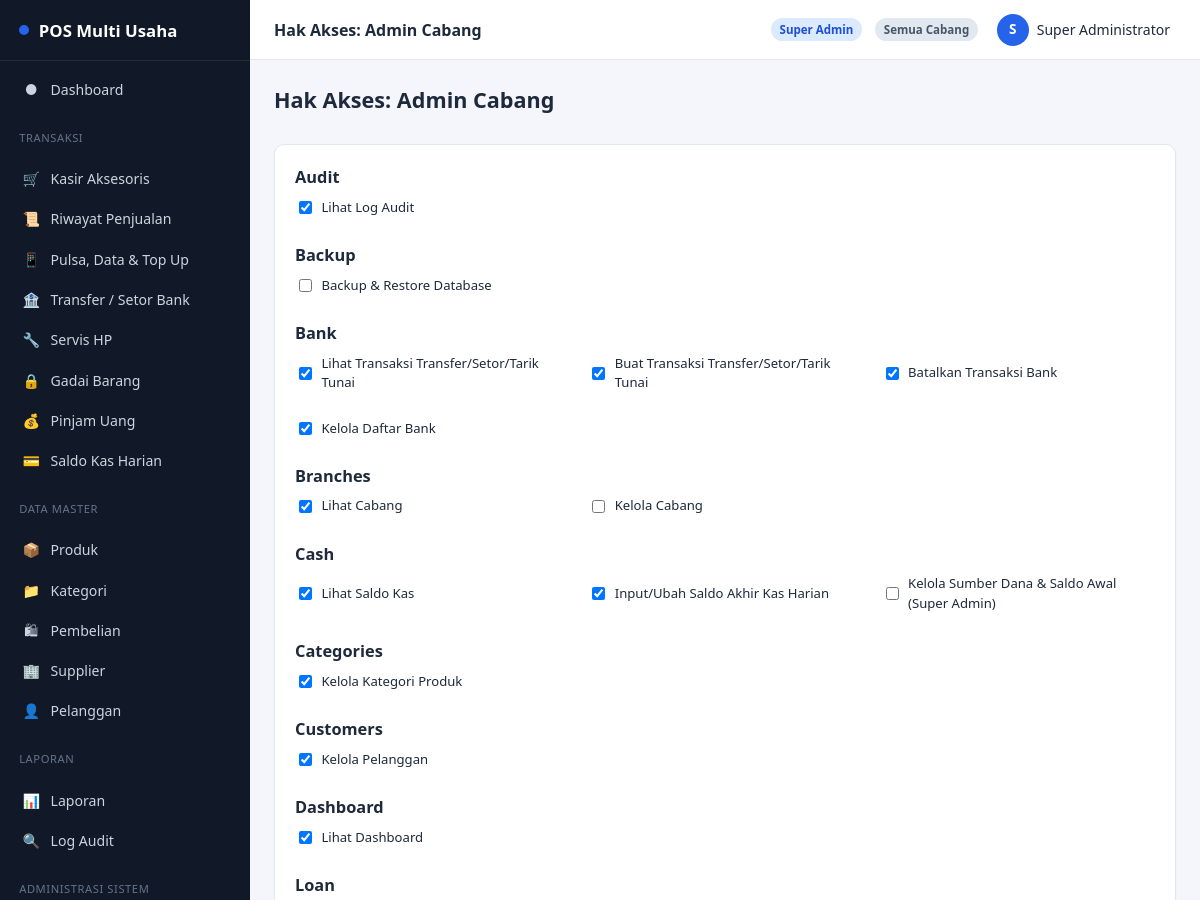
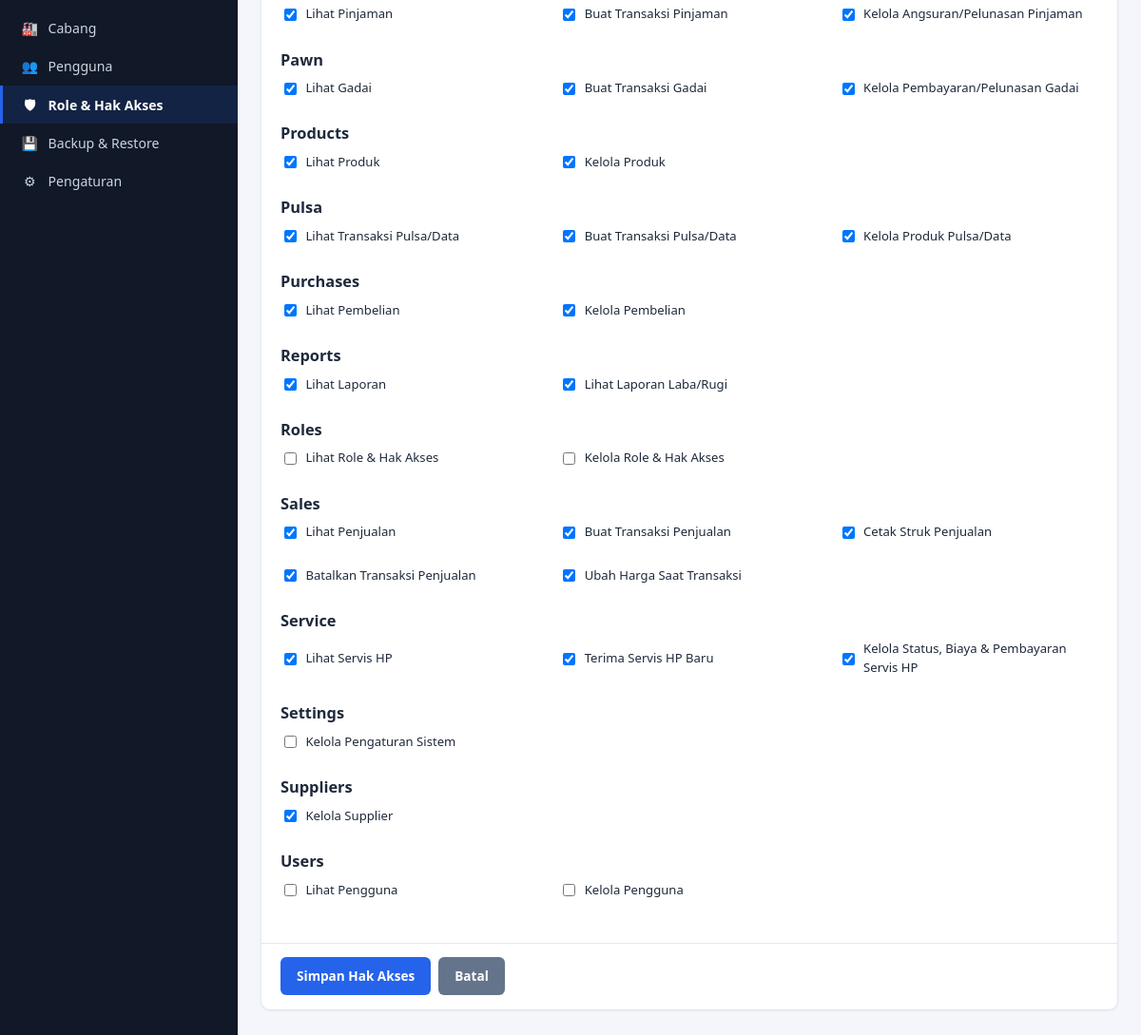
The page /roles/edit/2 (signed in) on the database its author committed (2 pictures, top to bottom).
### tables this page shows
CREATE TABLE IF NOT EXISTS permissions (
    id            INT UNSIGNED AUTO_INCREMENT PRIMARY KEY,
    code          VARCHAR(80)  NOT NULL UNIQUE,
    module        VARCHAR(50)  NOT NULL,
    name          VARCHAR(150) NOT NULL
);

CREATE TABLE IF NOT EXISTS roles (
    id            INT UNSIGNED AUTO_INCREMENT PRIMARY KEY,
    slug          VARCHAR(50)  NOT NULL UNIQUE,
    name          VARCHAR(100) NOT NULL,
    description   VARCHAR(255) DEFAULT NULL,
    created_at    DATETIME     NOT NULL DEFAULT CURRENT_TIMESTAMP
);

### app/core/Controller.php (called while the page is built, shortened)
<?php
abstract class Controller
{
    protected function view(string $view, array $data = [], string $layout = 'app'): void
    {
        extract($data, EXTR_SKIP);
        $viewFile = VIEW_PATH . '/' . $view . '.php';
        $content = function () use ($viewFile, $data): void {
            extract($data, EXTR_SKIP);
            require $viewFile;
        };
        require VIEW_PATH . '/layouts/' . $layout . '.php';
    }
}

### app/controllers/RoleController.php (called while the page is built, shortened)
<?php
final class RoleController extends Controller
{
    public function edit(string $id): void
    {
        $role = RoleModel::find((int) $id);
        $assigned = PermissionModel::codesForRole((int) $id);
        $this->view('roles/form', [
            'title'          => 'Hak Akses: ' . $role['name'],
            'role'           => $role,
            'permissionGroups' => PermissionModel::allGroupedByModule(),
            'assignedCodes'  => $assigned,
        ]);
    }
}

### app/core/Router.php (called while the page is built, shortened)
<?php
final class Router
{
    public static function dispatch(string $route): void
    {
        $route = trim($route, '/');
        $segments = $route === '' ? [] : explode('/', $route);
        $action    = $segments[1] ?? 'index';
        $params    = array_slice($segments, 2);
        $controller = new $controllerClass();
        call_user_func_array([$controller, $action], $params);
    }
}

### index.php (called while the page is built, shortened)
<?php
require ROOT_PATH . '/app/config/config.php';
$route = $_GET['route'] ?? '';
Router::dispatch($route);

### app/core/Database.php (called while the page is built, shortened)
<?php
final class Database
{
    private static ?PDO $instance = null;
    public static function connection(): PDO
    {
        if (self::$instance === null) {
            $dsn = 'mysql:host=' . DB_HOST . ';dbname=' . DB_NAME . ';charset=' . DB_CHARSET;
            self::$instance = new PDO($dsn, DB_USER, DB_PASS, [
                PDO::ATTR_ERRMODE            => PDO::ERRMODE_EXCEPTION,
                PDO::ATTR_DEFAULT_FETCH_MODE => PDO::FETCH_ASSOC,
                PDO::ATTR_EMULATE_PREPARES   => false,
            ]);
        }
        return self::$instance;
    }
}

### app/models/PermissionModel.php (called while the page is built, shortened)
<?php
final class PermissionModel extends Model
{
    public static function allGroupedByModule(): array
    {
        $rows = Database::connection()->query('SELECT * FROM permissions ORDER BY module, id')->fetchAll();
        $grouped = [];
        foreach ($rows as $row) {
            $grouped[$row['module']][] = $row;
        }
        return $grouped;
    }
}

### app/config/config.php (called while the page is built, shortened)
<?php
spl_autoload_register(function (string $class): void {
    $dirs = [
        APP_PATH . '/core/',
        APP_PATH . '/controllers/',
        APP_PATH . '/models/',
    ];
    foreach ($dirs as $dir) {
        $file = $dir . $class . '.php';
        if (is_file($file)) {
            return;
        }
    }
});
require_once APP_PATH . '/core/helpers.php';
require_once APP_PATH . '/config/database.php';

### app/core/Model.php (called while the page is built, shortened)
<?php
abstract class Model
{
    protected static string $table;
    protected static string $primaryKey = 'id';
    protected static bool $softDelete = false;
    protected static function db(): PDO
    {
        return Database::connection();
    }
    public static function find(int $id): ?array
    {
        $sql = 'SELECT * FROM ' . static::$table . ' WHERE ' . static::$primaryKey . ' = :id';
        $sql .= static::$softDelete ? ' AND deleted_at IS NULL' : '';
        $stmt = static::db()->prepare($sql);
        $stmt->execute(['id' => $id]);
        $row = $stmt->fetch();
        return $row === false ? null : $row;
    }
}

### app/views/roles/form.php (the view, shortened to what this page needs)
<div class="content-header">
    <h1>Hak Akses: <?= e($role['name']) ?></h1>
</div>
<form method="post" action="<?= e(url('roles/update/' . $role['id'])) ?>">
    <div class="card">
        <div class="card-body">
            <?php foreach ($permissionGroups as $module => $permissions): ?>
                <h3 style="text-transform:capitalize;"><?= e($module) ?></h3>
                <div class="grid grid-cols-3" style="margin-bottom:1.25rem;">
                    <?php foreach ($permissions as $p): ?>
                        <label style="font-weight:400;display:flex;gap:.4rem;align-items:center;">
                            <input type="checkbox" name="permissions[]" value="<?= (int) $p['id'] ?>" style="width:auto;"
                                <?= in_array($p['code'], $assignedCodes, true) ? 'checked' : '' ?>>
                            <?= e($p['name']) ?>
                        </label>
                    <?php endforeach; ?>
                </div>
            <?php endforeach; ?>
        </div>
        <div class="card-footer flex gap-sm">
            <button type="submit" class="btn">Simpan Hak Akses</button>
            <a class="btn btn-secondary" href="<?= e(url('roles/index')) ?>">Batal</a>
        </div>
    </div>
</form>

### app/core/helpers.php (shortened to what this page needs)
<?php
function e(?string $value): string
{
    return htmlspecialchars($value ?? '', ENT_QUOTES, 'UTF-8');
}
function url(string $path = ''): string
{
    return BASE_URL . '/' . ltrim($path, '/');
}
function render_menu_group(array $items, string $activeModule): void
{
    foreach ($items as $item) {
        $active = $item['key'] === $activeModule ? ' active' : '';
        echo '<li><a class="' . trim($active) . '" href="' . e(url($item['route'])) . '"><span class="icon">' . $item['icon'] . '</span><span>' . e($item['label']) . '</span></a></li>';
    }
}

### assets/css/app.css (style rules this page uses)
:root { --color-primary: #2563eb; --color-primary-dark: #1d4ed8; --color-primary-light: #dbeafe; --color-success: #16a34a; --color-success-light: #dcfce7; --color-danger: #dc2626; --color-danger-light: #fee2e2; --color-warning: #d97706; --color-warning-light: #fef3c7; --color-info: #0891b2; --color-bg: #f4f6fb; --color-surface: #ffffff; --color-border: #e2e8f0; --color-text: #1e293b; --color-text-muted: #64748b; --color-sidebar-bg: #111827; --color-sidebar-text: #cbd5e1; --color-sidebar-active: #2563eb; --radius-sm: 6px; --radius-md: 10px; --radius-lg: 16px; --shadow-sm: 0 1px 2px rgba(15, 23, 42, .06); --shadow-md: 0 4px 12px rgba(15, 23, 42, .08); --sidebar-width: 250px; --header-height: 60px; }
* { box-sizing: border-box; }
html, body { margin: 0; padding: 0; height: 100%; }
body { font-family: 'Segoe UI', Roboto, -apple-system, BlinkMacSystemFont, Arial, sans-serif; background: var(--color-bg); color: var(--color-text); font-size: 14px; line-height: 1.5; }
a { color: var(--color-primary); text-decoration: none; }
h1, h2, h3, h4 { margin: 0 0 .5rem; font-weight: 600; }
.sidebar-nav a { display: flex; align-items: center; gap: .65rem; padding: .6rem 1.2rem; color: var(--color-sidebar-text); font-size: .88rem; border-left: 3px solid transparent; }
.sidebar-nav a.active { background: rgba(37,99,235,.15); border-left-color: var(--color-sidebar-active); color: #fff; font-weight: 600; }
.sidebar-nav .icon { width: 18px; text-align: center; }
.content-header { display: flex; align-items: center; justify-content: space-between; flex-wrap: wrap; gap: .75rem; margin-bottom: 1.25rem; }
.content-header h1 { font-size: 1.35rem; }
.card { background: var(--color-surface); border: 1px solid var(--color-border); border-radius: var(--radius-md); box-shadow: var(--shadow-sm); margin-bottom: 1.25rem; }
.card-body { padding: 1.25rem; }
.card-footer { padding: .9rem 1.25rem; border-top: 1px solid var(--color-border); }
.grid { display: grid; gap: 1.25rem; }
.grid-cols-3 { grid-template-columns: repeat(3, 1fr); }
label { display: block; font-weight: 600; font-size: .82rem; margin-bottom: .35rem; }
.btn { display: inline-flex; align-items: center; justify-content: center; gap: .4rem; padding: .55rem 1rem; border-radius: var(--radius-sm); border: 1px solid transparent; font: inherit; font-weight: 600; font-size: .85rem; cursor: pointer; background: var(--color-primary); color: #fff; transition: filter .15s ease; }
.btn-secondary { background: #64748b; }
.flex { display: flex; }
.gap-sm { gap: .5rem; }

### rows shown on the page
permissions: icon "●", label "Dashboard", code "☑", name "Lihat Dashboard"
permissions: icon "🛒", label "Kasir Aksesoris", code "☑", name "Buat Transaksi Penjualan"
permissions: icon "📜", label "Riwayat Penjualan", code "☑", name "Lihat Penjualan"
permissions: icon "📱", label "Pulsa, Data & Top Up", code "☑", name "Lihat Transaksi Pulsa/Data"
permissions: icon "🏦", label "Transfer / Setor Bank", code "☑", name "Lihat Transaksi Transfer/Setor/Tarik Tunai"
permissions: icon "🔧", label "Servis HP", code "☑", name "Lihat Servis HP"
permissions: icon "🔒", label "Gadai Barang", code "☑", name "Lihat Gadai"
permissions: icon "💰", label "Pinjam Uang", code "☑", name "Lihat Pinjaman"
permissions: icon "💳", label "Saldo Kas Harian", code "☑", name "Lihat Saldo Kas"
permissions: icon "📦", label "Produk", code "☑", name "Lihat Produk"
permissions: icon "📁", label "Kategori", code "☑", name "Kelola Kategori Produk"
permissions: icon "🛍", label "Pembelian", code "☑", name "Lihat Pembelian"
permissions: icon "🏢", label "Supplier", code "☑", name "Kelola Supplier"
permissions: icon "👤", label "Pelanggan", code "☑", name "Kelola Pelanggan"
permissions: icon "📊", label "Laporan", code "☑", name "Lihat Laporan"
permissions: icon "🏭", label "Cabang", name "Kelola Cabang"
permissions: icon "👥", label "Pengguna", name "Kelola Pengguna"
permissions: icon "🛡", label "Role & Hak Akses", name "Kelola Role & Hak Akses"
permissions: icon "💾", label "Backup & Restore", name "Backup & Restore Database"
permissions: icon "⚙", label "Pengaturan", name "Kelola Pengaturan Sistem"
roles: name "Admin Cabang"
permissions: code "☑", name "Lihat Log Audit"
permissions: code "☑", name "Buat Transaksi Transfer/Setor/Tarik Tunai"
permissions: code "☑", name "Batalkan Transaksi Bank"
permissions: code "☑", name "Kelola Daftar Bank"
permissions: code "☑", name "Lihat Cabang"
permissions: code "☑", name "Input/Ubah Saldo Akhir Kas Harian"
permissions: name "Kelola Sumber Dana & Saldo Awal (Super Admin)"
permissions: code "☑", name "Buat Transaksi Pinjaman"
permissions: code "☑", name "Kelola Angsuran/Pelunasan Pinjaman"
permissions: code "☑", name "Buat Transaksi Gadai"
permissions: code "☑", name "Kelola Pembayaran/Pelunasan Gadai"
permissions: code "☑", name "Kelola Produk"
permissions: code "☑", name "Buat Transaksi Pulsa/Data"
permissions: code "☑", name "Kelola Produk Pulsa/Data"
permissions: code "☑", name "Kelola Pembelian"
permissions: code "☑", name "Lihat Laporan Laba/Rugi"
permissions: name "Lihat Role & Hak Akses"
permissions: code "☑", name "Cetak Struk Penjualan"
permissions: code "☑", name "Batalkan Transaksi Penjualan"
permissions: code "☑", name "Ubah Harga Saat Transaksi"
permissions: code "☑", name "Terima Servis HP Baru"
permissions: code "☑", name "Kelola Status, Biaya & Pembayaran Servis HP"
permissions: name "Lihat Pengguna"

### other values the page prints
APP_NAME "POS Multi Usaha"
$item['icon'] "🔍"
$item['label'] "Log Audit"
$title "Hak Akses: Admin Cabang"
$currentUser['role_name'] "Super Admin"
substr($currentUser['full_name'] ?? '?', 0, 1) "S"
$currentUser['full_name'] "Super Administrator"
$module "Audit"
$module "Backup"
$module "Bank"
$module "Branches"
$module "Cash"
$module "Categories"
$module "Customers"
$module "Dashboard"
